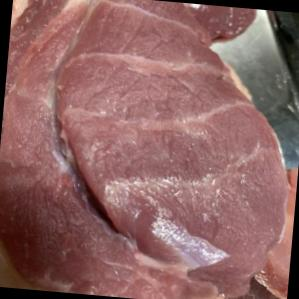
#> input picture datasets/Beef Freshness.v6-dataset-beef-v2.folder/train/Fresh/FRESH-1-_JPG_jpg.rf.35ee26c0fed539cb36e5d2f523856381.jpg, 299 x 299 px; its folder holds only this picture in this run
$ jupyter execute Preprocess11.ipynb   (shell and % lines are left out)   (older library calls are emulated)
#> lines starting #> are read from the running program, lines starting #| are printed output that depends on the picture
#> further down, bgr is the input picture: shape (299, 299, 3); mean B, G, R 98.6, 100, 141.7
# Color & Illumination Normalization (Preprocess)

**ปรับความคงที่ของสีและแสง** เพื่อเตรียมข้อมูลสำหรับเทรนโมเดลความสดของเนื้อวัว

**Pipeline ที่ใช้ (เวอร์ชัน tuned & improved):**
- **Gaussian Filtering (เพิ่มใหม่):** ลดสัญญาณรบกวนและแสงสะท้อนจ้า (Glare) บนบรรจุภัณฑ์พลาสติก
- **Soft Gray World White Balance:** ปรับสมดุลสีแบบ “ไม่แรงเกิน”
- **CLAHE บนช่อง L (LAB):** ทำ illumination normalization อย่างนุ่มนวล

> เป้าหมาย: ลดผลกระทบจากสภาพแสง/สีที่ต่างกัน แต่ยังคง “สีแดงของเนื้อ” ซึ่งเป็นสัญญาณสำคัญในการจำแนกความสด

## 1. Imports & Global Setup (ตั้งค่า Path ที่นี่ที่เดียว)

[cell 1]
from pathlib import Path
import cv2
import numpy as np
import pandas as pd
import matplotlib.pyplot as plt
from dataclasses import dataclass
from typing import List, Dict, Any, Tuple
from tqdm import tqdm
import random


# ==========================================
# 🛑 ระบุ Path ของโฟลเดอร์ Dataset ที่นี่ที่เดียว 🛑
# ==========================================
BASE_DATASET_PATH = r"C:\Users\user\Documents\work\medfund\Project_SE_for_AI\datasets\Beef Freshness.v6-dataset-beef-v2.folder\train"

# ตรวจสอบว่า Path มีอยู่จริงหรือไม่
dataset_dir = Path(BASE_DATASET_PATH)
if not dataset_dir.exists():
    print(f"❌ ไม่พบโฟลเดอร์: {dataset_dir}")
else:
    print(f"✅ เชื่อมต่อโฟลเดอร์สำเร็จ: {dataset_dir}")

## 2. Core Normalization Functions

[cell 2]
def soft_gray_world_white_balance(rgb: np.ndarray, alpha: float = 0.25) -> np.ndarray:
    """ Soft Gray-World White Balance """
#> called with alpha = 0.25
    img = rgb.astype(np.float32)
    mean = img.mean(axis=(0, 1))
#> mean = [141.7, 100, 98.6]
    gray_mean = mean.mean()
#> gray_mean = 113.4
    full_scale = gray_mean / (mean + 1e-6)
#> full_scale = [0.801, 1.13, 1.15]
    scale = 1.0 + alpha * (full_scale - 1.0)
#> scale = [0.95, 1.03, 1.04]
    out = img * scale
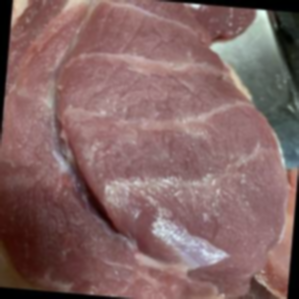
#> out: shape (299, 299, 3) float32; mean R, G, B 134.6, 103.4, 102.3; drawn with min black and max white
    return np.clip(out, 0, 255).astype(np.uint8)
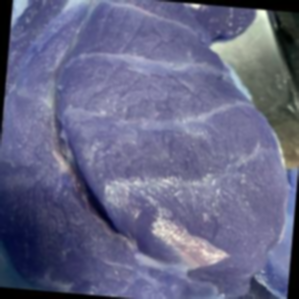
#> returned value: shape (299, 299, 3); mean of channels 0, 1, 2 134.1, 102.9, 101.8; drawn as B, G, R

def clahe_on_l_channel(rgb: np.ndarray, clip_limit: float = 1.2, tile_grid_size=(8, 8)) -> np.ndarray:
    """ CLAHE on LAB L-channel """
#> called with clip_limit = 1.2, tile_grid_size = (8, 8)
    lab = cv2.cvtColor(rgb, cv2.COLOR_RGB2LAB)
#> lab: shape (299, 299, 3); mean of channels 0, 1, 2 118.1, 140.5, 133.7
    l, a, b = cv2.split(lab)
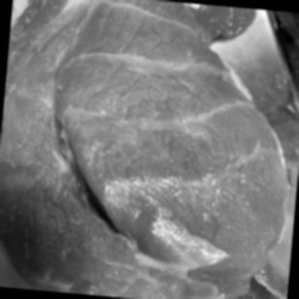
#> l: shape (299, 299); min 0, max 251, mean 118.1
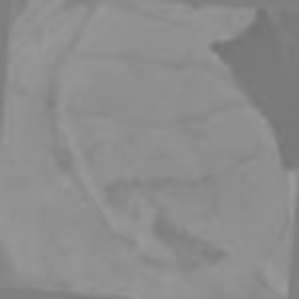
#> a: shape (299, 299); min 115, max 155, mean 140.5
    clahe = cv2.createCLAHE(clipLimit=clip_limit, tileGridSize=tile_grid_size)
    l2 = clahe.apply(l)
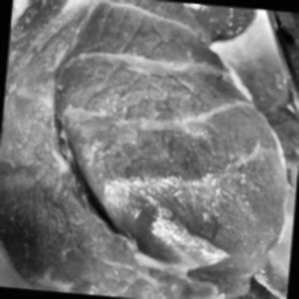
#> l2: shape (299, 299); min 1, max 254, mean 120.2
    lab2 = cv2.merge([l2, a, b])
#> lab2: shape (299, 299, 3); mean of channels 0, 1, 2 120.2, 140.5, 133.7
    return cv2.cvtColor(lab2, cv2.COLOR_LAB2RGB)
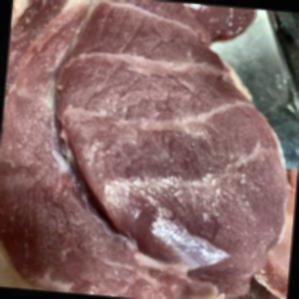
#> returned value: shape (299, 299, 3); mean R, G, B 136.6, 105.3, 104.2

def preprocess_color_illumination_tuned(
    rgb: np.ndarray,
    use_blur: bool = True,
    blur_ksize: tuple = (5, 5),
    use_soft_wb: bool = True,
    wb_alpha: float = 0.25,
    use_clahe: bool = True,
    clahe_clip: float = 1.2
) -> np.ndarray:
    out = rgb
    if use_blur:
        out = cv2.GaussianBlur(out, blur_ksize, 0)
    if use_soft_wb:
        out = soft_gray_world_white_balance(out, alpha=wb_alpha)
    if use_clahe:
        out = clahe_on_l_channel(out, clip_limit=clahe_clip)
    return out

[cell 3]
# ดึงภาพ .jpg ภาพแรกที่เจอใน Dataset มาใช้เป็นภาพทดสอบ
all_images = list(dataset_dir.rglob("*.jpg"))
if not all_images:
    raise FileNotFoundError("ไม่พบไฟล์ .jpg ในโฟลเดอร์ที่ระบุ")

sample_img_path = str(all_images[0])
print(f"ใช้ภาพทดสอบจาก: {sample_img_path}")

bgr = cv2.imread(sample_img_path)
rgb = cv2.cvtColor(bgr, cv2.COLOR_BGR2RGB)

rgb_prep = preprocess_color_illumination_tuned(
    rgb,
    use_blur=True,
    use_soft_wb=True,
    wb_alpha=0.25,
    use_clahe=True,
    clahe_clip=1.2
)

fig, axs = plt.subplots(1, 2, figsize=(10, 5))
axs[0].imshow(rgb);      axs[0].set_title("Original")
axs[1].imshow(rgb_prep); axs[1].set_title("Preprocessed (Tuned)")
for ax in axs: ax.axis("off")
plt.show()

[cell 4]
def r_channel_hist_and_stats(rgb: np.ndarray, bins: int = 256):
#> called with bins = 256
    R = rgb[:, :, 0].astype(np.uint8)
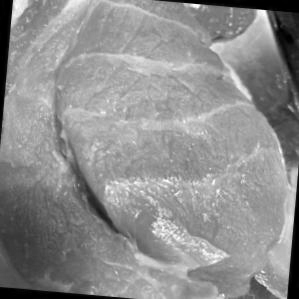
#> R: shape (299, 299); min 0, max 255, mean 141.7
    hist = cv2.calcHist([R], [0], None, [bins], [0, 256]).flatten()
#> hist = 256 values, max 1675 at index 0, min 2 at index 251, mean 349.2
    hist = hist / (hist.sum() + 1e-9)
#> hist = 256 values, max 0.0187 at index 0, min 2.24e-05 at index 251, mean 0.00391
    stats = {
        "R_mean": float(R.mean()), "R_std": float(R.std()),
        "R_min": int(R.min()), "R_max": int(R.max()),
        "R_p5": float(np.percentile(R, 5)),
        "R_p50": float(np.percentile(R, 50)),
        "R_p95": float(np.percentile(R, 95)),
    }
#> stats = {'R_mean': 141.7, 'R_std': 46.1, 'R_min': 0, 'R_max': 255, 'R_p5': 40, 'R_p50': 154, 'R_p95': 196}
    return hist, stats

hist_before, stats_before = r_channel_hist_and_stats(rgb)
#> hist_before has the same summary as hist in r_channel_hist_and_stats; stats_before has the same summary as stats in r_channel_hist_and_stats
hist_after,  stats_after  = r_channel_hist_and_stats(rgb_prep)
#> call 2 of r_channel_hist_and_stats, with bins = 256
#> in r_channel_hist_and_stats (call 2), `R = rgb[:, :, 0].astype(np.uint8)`:
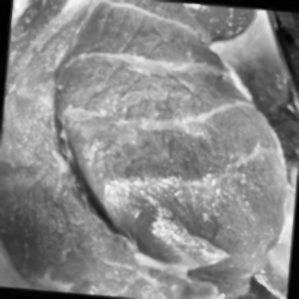
#> R: shape (299, 299); min 0, max 252, mean 136.6
#> in r_channel_hist_and_stats (call 2), `hist = cv2.calcHist([R], [0], None, [bins], [0, 256]).flatten()`: hist = 256 values, max 1131 at index 146, min 0 at index 253, mean 349.2
#> in r_channel_hist_and_stats (call 2), `hist = hist / (hist.sum() + 1e-9)`: hist = 256 values, max 0.0127 at index 146, min 0 at index 253, mean 0.00391
#> in r_channel_hist_and_stats (call 2), `stats = { "R_mean": float(R.mean()), "R_std": float(R.std()), "R_min":..`: stats = {'R_mean': 136.6, 'R_std': 45.43, 'R_min': 0, 'R_max': 252, 'R_p5': 51, 'R_p50': 143, 'R_p95': 202}
#> hist_after has the same summary as hist in r_channel_hist_and_stats; stats_after has the same summary as stats in r_channel_hist_and_stats

print("=== R-channel stats (Before) ===")
for k, v in stats_before.items(): print(f"{k}: {v:.2f}" if isinstance(v, float) else f"{k}: {v}")
#> this loop made 7 passes
#> (k, v) on passes 1 to 7: ('R_mean', 141.7), ('R_std', 46.1), ('R_min', 0), ('R_max', 255), ('R_p5', 40), ('R_p50', 154), ('R_p95', 196)
#| R_mean: 141.68
#| R_std: 46.10
#| R_min: 0
#| R_max: 255
#| R_p5: 40.00
#| R_p50: 154.00
#| R_p95: 196.00

print("\n=== R-channel stats (After) ===")
for k, v in stats_after.items(): print(f"{k}: {v:.2f}" if isinstance(v, float) else f"{k}: {v}")
#> this loop made 7 passes
#> (k, v) on passes 1 to 7: ('R_mean', 136.6), ('R_std', 45.43), ('R_min', 0), ('R_max', 252), ('R_p5', 51), ('R_p50', 143), ('R_p95', 202)
#| R_mean: 136.56
#| R_std: 45.43
#| R_min: 0
#| R_max: 252
#| R_p5: 51.00
#| R_p50: 143.00
#| R_p95: 202.00

x = np.arange(256)
plt.figure(figsize=(10,4))
plt.plot(x, hist_before, label="Before (R)")
plt.plot(x, hist_after,  label="After (R)")
plt.title("R-channel Histogram (Before vs After)")
plt.xlabel("R intensity (0-255)")
plt.ylabel("Probability")
plt.legend()
plt.show()
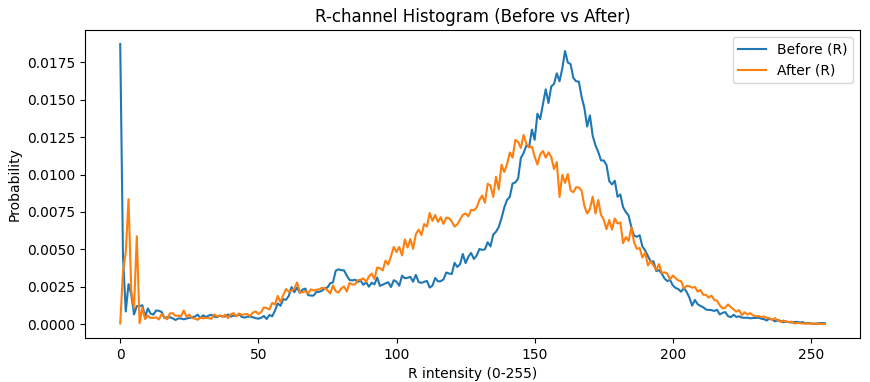
#> figure drawn by matplotlib, 1 panel; curve peaks at x = 0, y = 0.0187; curve peaks at x = 146, y = 0.0127

drop = stats_before["R_p50"] - stats_after["R_p50"]
#> drop = 11
print(f"R median drop (before - after) = {drop:.2f}")
#| R median drop (before - after) = 11.00

if drop > 15:
    print("⚠️ Warning: R-channel median dropped a lot -> อาจซีดเกินไป (ลด wb_alpha หรือปิด WB)")
else:
    print("✅ Looks OK: R-channel preserved reasonably")

## 3. Batch Processing (ประมวลผลทั้งโฟลเดอร์)

[cell 5]
def r_median(rgb: np.ndarray) -> float:
    return float(np.percentile(rgb[:, :, 0].astype(np.uint8), 50))

def read_rgb(path: Path) -> np.ndarray:
    bgr = cv2.imread(str(path))
    if bgr is None: raise FileNotFoundError(path)
    return cv2.cvtColor(bgr, cv2.COLOR_BGR2RGB)

WB_ALPHA = 0.25
CLAHE_CLIP = 1.2
USE_BLUR = True

EXTS = {".jpg", ".jpeg", ".png", ".bmp", ".webp"}
rows = []
errors = []

# ใช้ dataset_dir ที่ตั้งไว้ในเซลล์แรกสุด
for class_dir in sorted([p for p in dataset_dir.iterdir() if p.is_dir()]):
    label = class_dir.name
    img_paths = [p for p in class_dir.rglob("*") if p.suffix.lower() in EXTS]

    for p in img_paths:
        try:
            rgb = read_rgb(p)
            before = r_median(rgb)
#> before = 154
            rgb_prep = preprocess_color_illumination_tuned(
                rgb, use_blur=USE_BLUR, use_soft_wb=True, wb_alpha=WB_ALPHA, use_clahe=True, clahe_clip=CLAHE_CLIP
            )
            after = r_median(rgb_prep)
#> after = 143
            rows.append({
                "path": str(p), "class": label,
                "R_p50_before": before, "R_p50_after": after, "R_p50_drop": before - after
            })
        except Exception as e:
            errors.append({"path": str(p), "class": label, "error": str(e)})
#> pass 2 of the loop `for class_dir in sorted([p for p in dataset_dir.iterdir() if p.is_dir(..`:
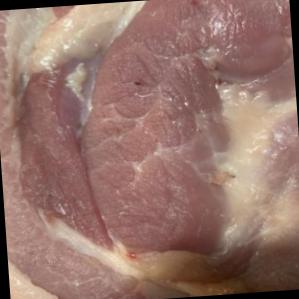
#> input picture datasets/Beef Freshness.v6-dataset-beef-v2.folder/train/Half-Fresh/HALF-FRESH-1008-_JPG_jpg.rf.d56d615e59144957161fe5b67a5a0419.jpg, 299 x 299 px
#> in read_rgb, bgr is the input picture: shape (299, 299, 3); mean B, G, R 106.4, 115.7, 149.8
#> before = 153
#> in clahe_on_l_channel (call 3), `l, a, b = cv2.split(lab)`:
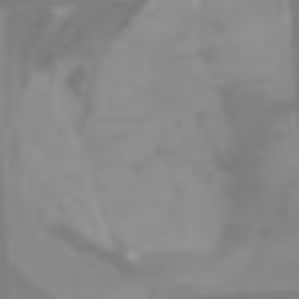
#> a: shape (299, 299); min 121, max 153, mean 137
#> lab2: shape (299, 299, 3); mean of channels 0, 1, 2 131.1, 137, 135.7
#> in clahe_on_l_channel (call 3), `return cv2.cvtColor(lab2, cv2.COLOR_LAB2RGB)`:
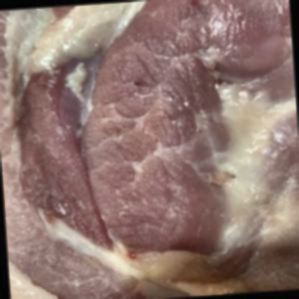
#> returned value: shape (299, 299, 3); mean R, G, B 143.5, 118.1, 111
#> after = 144

df = pd.DataFrame(rows)
#> df = table of 2 rows and 5 columns
df_err = pd.DataFrame(errors)

print("Images processed:", len(df))
#| Images processed: 2
print("Errors:", len(df_err))
df.head()
#> Out = table of 2 rows and 5 columns

[cell 6]
def summarize(group: pd.Series):
    return pd.Series({
        "n": group.count(), "mean_drop": group.mean(), "median_drop": group.median(),
        "p95_drop": group.quantile(0.95), "pct_drop_gt15": (group > 15).mean() * 100,
        "pct_drop_gt20": (group > 20).mean() * 100
    })

summary_by_class = df.groupby("class")["R_p50_drop"].apply(summarize).reset_index()
#> summary_by_class = table of 12 rows and 3 columns
summary_all = summarize(df["R_p50_drop"]).to_frame().T
#> summary_all = table of 1 rows and 6 columns
summary_all.insert(0, "class", "ALL")
print(pd.concat([summary_by_class, summary_all], ignore_index=True))
#> (printed output is left out)

plt.figure(figsize=(10,4))
for cls, g in df.groupby("class"): plt.hist(g["R_p50_drop"], bins=40, alpha=0.5, label=cls)
#> this loop made 2 passes
#> (cls, g) on passes 1 to 2: ('Fresh', table of 1 rows and 5 columns), ('Half-Fresh', table of 1 rows and 5 columns)
plt.axvline(15, linestyle="--", linewidth=2, label="threshold 15")
plt.axvline(20, linestyle="--", linewidth=2, label="threshold 20")
plt.title("Distribution of R median drop by class")
plt.legend()
plt.show()
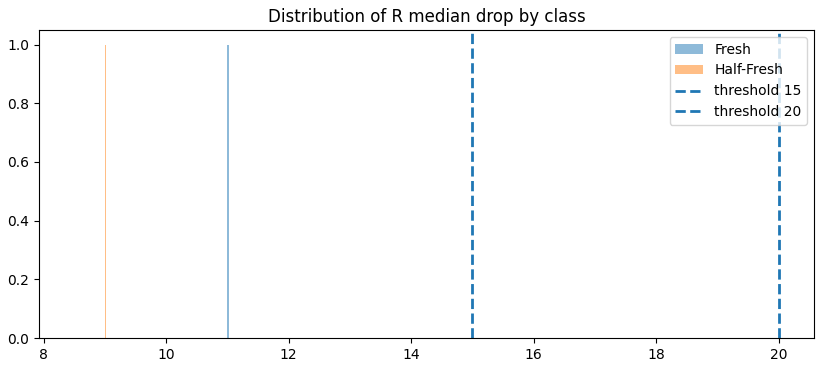
#> figure drawn by matplotlib, 1 panel; tallest bar 1 high, from x = 11 to 11.03; tallest bar 1 high, from x = 9 to 9.03

## 4. Image Quality Gate (Data Validation)

[cell 7]
@dataclass
class QualityResult:
    passed: bool
    reasons: List[str]
    metrics: Dict[str, Any]

def variance_of_laplacian(gray: np.ndarray) -> float:
    return float(cv2.Laplacian(gray, cv2.CV_64F).var())

def brightness_contrast_lab(rgb: np.ndarray) -> Tuple[float, float]:
    lab = cv2.cvtColor(rgb, cv2.COLOR_RGB2LAB)
    L = lab[:, :, 0]
    return float(np.mean(L)), float(np.std(L))

def image_quality_gate(
    rgb: np.ndarray,
    min_width: int = 224, min_height: int = 224,
    blur_thresh: float = 100.0,
    brightness_low: float = 50.0,
    brightness_high: float = 220.0,
    contrast_low: float = 20.0
) -> QualityResult:
#> called with min_width = 224, min_height = 224, blur_thresh = 100, brightness_low = 50, brightness_high = 220, contrast_low = 20
    reasons: List[str] = []
    h, w = rgb.shape[:2]
#> h = 299; w = 299

    if w < min_width or h < min_height: reasons.append(f"resolution_too_small ({w}x{h})")

    gray = cv2.cvtColor(rgb, cv2.COLOR_RGB2GRAY)
    blur_score = variance_of_laplacian(gray)
#> blur_score = 278.6
    if blur_score < blur_thresh: reasons.append(f"image_blurry ({blur_score:.1f})")

    L_mean, L_std = brightness_contrast_lab(rgb)
#> in brightness_contrast_lab, `lab = cv2.cvtColor(rgb, cv2.COLOR_RGB2LAB)`: lab: shape (299, 299, 3); mean of channels 0, 1, 2 118.2, 144.7, 135.8
#> L_mean = 118.2; L_std = 42.31
    if L_mean < brightness_low: reasons.append(f"too_dark ({L_mean:.1f})")
    if L_mean > brightness_high: reasons.append(f"too_bright ({L_mean:.1f})")
    if L_std < contrast_low: reasons.append(f"low_contrast ({L_std:.1f})")

    passed = (len(reasons) == 0)
    return QualityResult(passed=passed, reasons=reasons, metrics={"width": w, "height": h, "blur": blur_score, "L_mean": L_mean, "L_std": L_std})

[cell 8]
from collections import Counter, defaultdict

# ใช้ dataset_dir (จาก Cell แรกสุด) แทน TRAIN_DIR
paths = [p for p in dataset_dir.rglob("*") if p.suffix.lower() in EXTS]

reasons_counter = Counter()
class_stats = defaultdict(lambda: {"total": 0, "passed": 0})
total = 0
passed = 0

for p in tqdm(paths):
    bgr = cv2.imread(str(p))
    if bgr is None: continue
    rgb = cv2.cvtColor(bgr, cv2.COLOR_BGR2RGB)

    cls = p.parent.name
    q = image_quality_gate(rgb)

    total += 1
    class_stats[cls]["total"] += 1

    if q.passed:
        passed += 1
        class_stats[cls]["passed"] += 1
    else:
        for r in q.reasons: reasons_counter[r.split(" ")[0]] += 1
#> pass 2 of the loop `for p in tqdm(paths):`:

print(f"Total: {total} | Passed: {passed} | Rejected: {total-passed} | Pass rate: {passed/total:.3f}")
print("Top reasons:", reasons_counter.most_common(10))

# --- โชว์ภาพที่โดน Reject แบบสุ่ม ---
rejected = []
for p in paths:
    bgr = cv2.imread(str(p))
    if bgr is None: continue
    rgb = cv2.cvtColor(bgr, cv2.COLOR_BGR2RGB)
    q = image_quality_gate(rgb)
    if not q.passed: rejected.append((str(p), q.reasons))
#> pass 2 of the loop `for p in paths:`:
